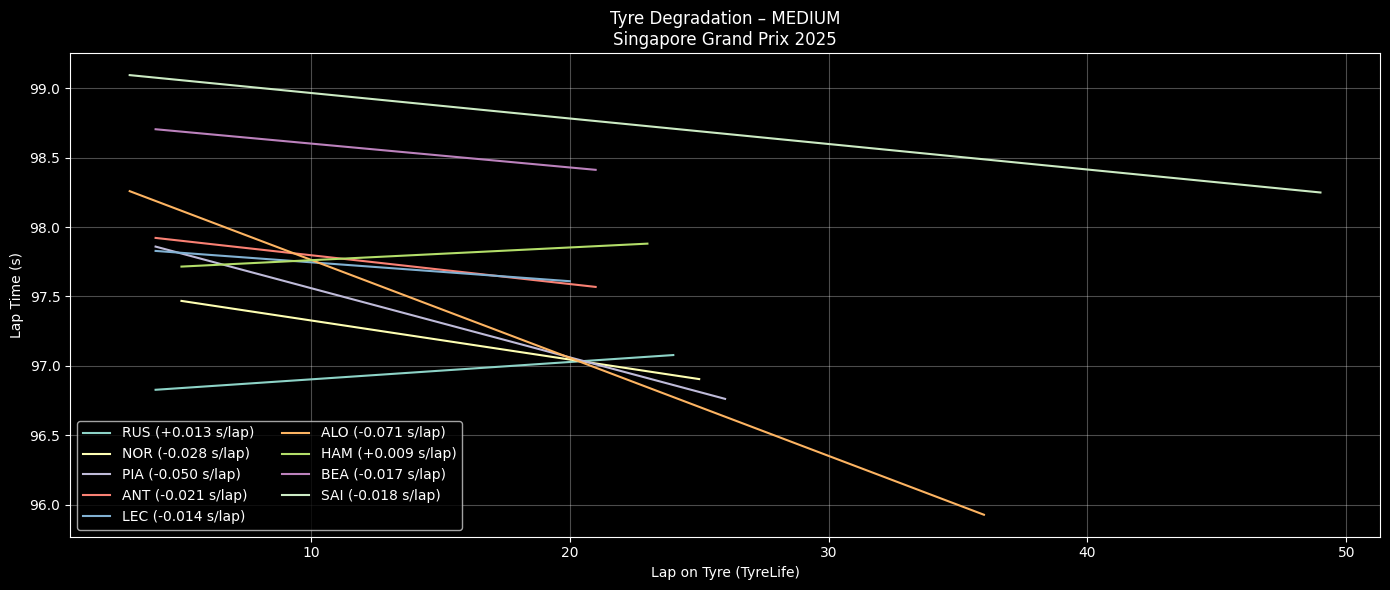

Reproduce this figure in Python.
import fastf1, os
import pandas as pd
import numpy as np
import matplotlib.pyplot as plt
from pathlib import Path

# ========= CONFIG =========
YEAR = 2025
GP = "Singapore Grand Prix"
SESSION = "R"
COMPOUND = "MEDIUM"      # SOFT / MEDIUM / HARD
TOP_N = 10             # Top N finishers
CACHE_DIR = Path("/content/fastf1_cache")

# ========= CACHE =========
CACHE_DIR.mkdir(parents=True, exist_ok=True)
fastf1.Cache.enable_cache(CACHE_DIR)

# ========= LOAD SESSION =========
session = fastf1.get_session(YEAR, GP, SESSION)
session.load()

laps = session.laps.copy()
laps = laps[laps["IsAccurate"]]

# Convert laptime to seconds
laps["LapTimeSec"] = laps["LapTime"].dt.total_seconds()

# ========= SELECT TOP DRIVERS =========
drivers = (
    session.results
    .sort_values("Position")
    .head(TOP_N)["Abbreviation"]
    .tolist()
)

laps = laps[laps["Driver"].isin(drivers)]

# ========= CLEAN LAPS =========
laps = laps[
    laps["PitInTime"].isna() &
    laps["PitOutTime"].isna() &
    (laps["Compound"] == COMPOUND)
]

# ========= REMOVE OUTLIERS (IQR PER DRIVER PER STINT) =========
clean = []

for (d, stint), dl in laps.groupby(["Driver", "Stint"]):
    if len(dl) < 5:
        continue

    q1, q3 = dl["LapTimeSec"].quantile([0.25, 0.75])
    iqr = q3 - q1

    dl = dl[
        (dl["LapTimeSec"] >= q1 - 1.5 * iqr) &
        (dl["LapTimeSec"] <= q3 + 1.5 * iqr)
    ]

    clean.append(dl)

clean = pd.concat(clean)

# ========= PLOT TYRE DEGRADATION =========
plt.figure(figsize=(14,6))

for d in drivers:
    dl = clean[clean["Driver"] == d]

    # pilih stint terpanjang untuk driver tsb
    if dl.empty:
        continue

    stint_id = (
        dl.groupby("Stint").size().idxmax()
    )

    stint_laps = dl[dl["Stint"] == stint_id]

    if len(stint_laps) < 5:
        continue

    x = stint_laps["TyreLife"]
    y = stint_laps["LapTimeSec"]

    # Linear regression → degradation slope
    z = np.polyfit(x, y, 1)
    y_fit = np.polyval(z, x)

    plt.plot(x, y_fit, label=f"{d} ({z[0]:+.03f} s/lap)")

plt.title(f"Tyre Degradation – {COMPOUND}\n{GP} {YEAR}")
plt.xlabel("Lap on Tyre (TyreLife)")
plt.ylabel("Lap Time (s)")
plt.grid(alpha=0.3)
plt.legend(ncol=2)
plt.tight_layout()
plt.show()
